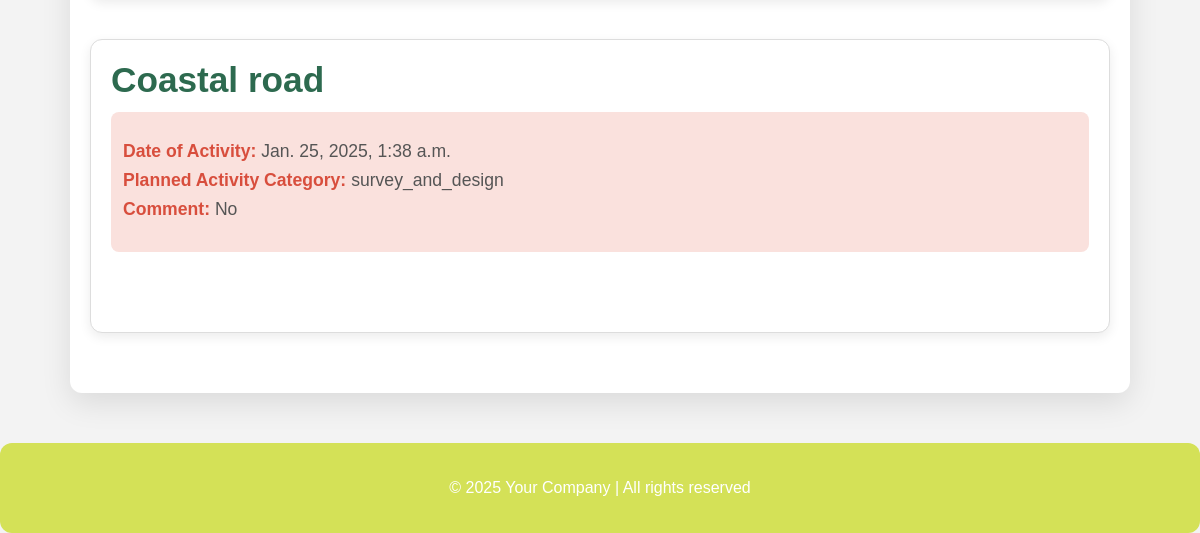
The app's page /report/ (lower part), older data.
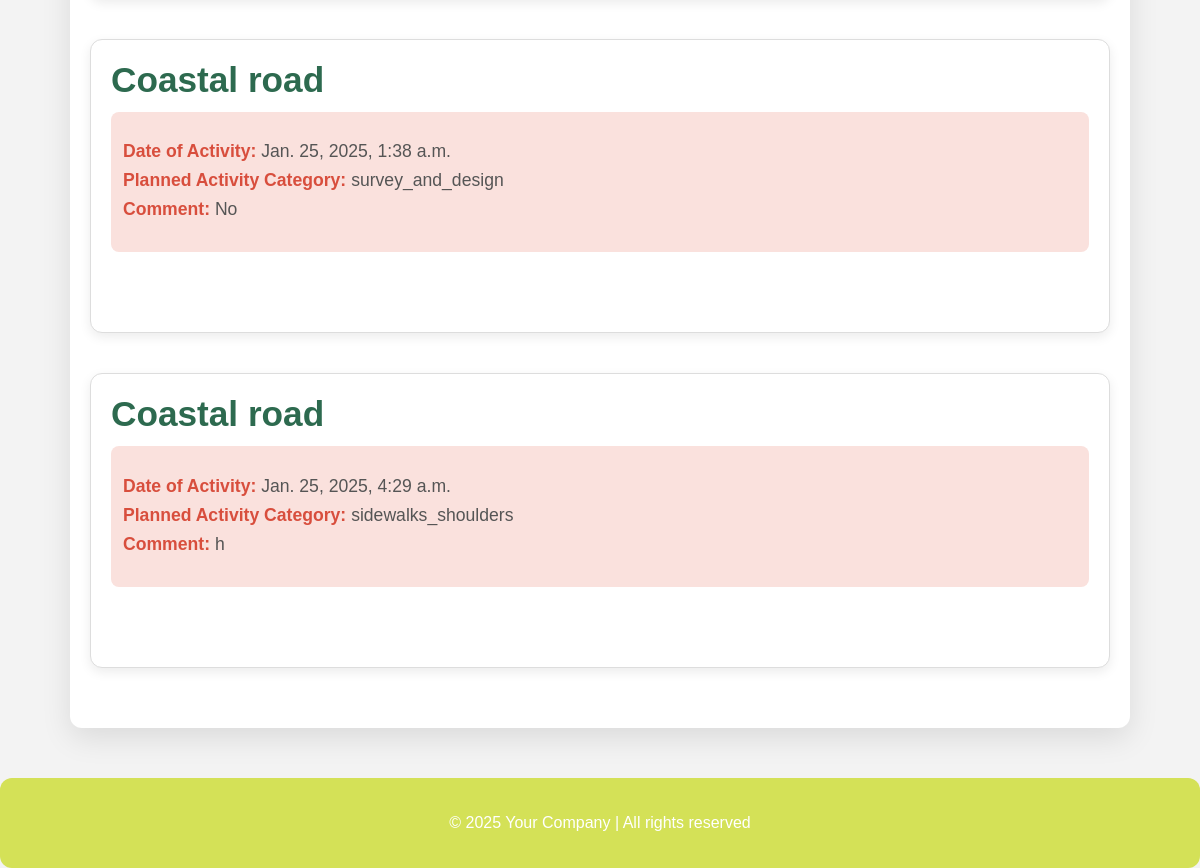
The same page, newer data.
### activities_report/models.py (models this page shows, shortened)
class Activities(models.Model):
    date_of_activity = models.DateTimeField(default=datetime.now())
    project_name = models.CharField(choices=choices.project_choice, max_length=100)
    planned_activity_category = models.CharField(choices=choices.activities_category, max_length=100, default=choices.activities_category[0])
    activity_type = models.CharField(choices=choices.activitiess, max_length=100, null=True)
    comment = models.TextField(null=True)
    chainage = models.CharField(choices=choices.chanage, max_length=100, null=True)
    chainage2 = models.CharField(choices=choices.chanage2, max_length=100, null=True)
    site_engineer = models.CharField(choices=choices.engineers, max_length=100, null=True)
    supervisor = models.CharField(choices=choices.supervisor, max_length=100, null=True)
    party = models.CharField(choices=choices.party, max_length=100, null=True)
    supervision = models.CharField(choices=choices.party, max_length=100, null=True)
    machines = models.CharField(choices=choices.machines, max_length=100, null=True)
    machines_source = models.CharField(choices=choices.sources, max_length=100, null=True)

### activities_report/views.py (the view)
# urls.py: path('report/', view_report, name='report'),
def view_report(request):
    activities = Activities.objects.all()
    return render(request, 'survey/view_reports.html', context={'activities': activities})

### activities_report/templates/survey/view_reports.html (shortened to what this page needs)
<!DOCTYPE html>
<html lang="en">
<head>
</head>
<body>
    <div class="container">
        {% for report in activities %}
        <div class="report">
            <div class="report-title">{{ report.project_name }}</div>
            <div class="report-header">
                <ul class="report-details">
                    <li><strong>Date of Activity:</strong> {{ report.date_of_activity }}</li>
                    <li><strong>Planned Activity Category:</strong> {{ report.planned_activity_category }}</li>
                    <li><strong>Comment:</strong> {{ report.comment }}</li>
                </ul>
            </div>
            <div class="gallery">
            </div>
        </div>
        {% endfor %}
    </div>
    <footer>
        <p>&copy; 2025 Your Company | All rights reserved</p>
    </footer>
</body>
</html>

### activities_report/templates/survey/view_reports.html (style rules this page uses)
body { font-family: 'Arial', sans-serif; margin: 0; padding: 0; background-color: #f3f3f3; color: #333; }
.container { width: 85%; max-width: 1200px; margin: 30px auto; padding: 20px; background: #ffffff; border-radius: 12px; box-shadow: 0 10px 30px rgba(0, 0, 0, 0.1); }
.report { margin-bottom: 40px; padding: 20px; border: 1px solid #ddd; border-radius: 12px; background-color: #fff; box-shadow: 0 4px 12px rgba(0, 0, 0, 0.08); }
.report-title { font-size: 2.2em; font-weight: 600; color: #2d6a4f; margin-bottom: 12px; }
.report-header { background-color: #fae1dd; padding: 12px; border-radius: 8px; margin-bottom: 20px; }
.report-header strong { font-weight: bold; color: #d84e3d; }
.report-details { list-style: none; padding: 0; margin-bottom: 20px; font-size: 1.1em; color: #555; }
.report-details li { margin-bottom: 8px; }
.gallery { display: grid; grid-template-columns: repeat(auto-fill, minmax(200px, 1fr)); gap: 16px; padding: 20px 0; }
footer { text-align: center; margin-top: 50px; padding: 20px; background-color: #d4e157; color: white; border-radius: 12px; }

Row changes from the older to the newer data that the page shows:
added Activities: project_name "Coastal road", date_of_activity "Jan. 25, 2025, 4:29 a.m.", planned_activity_category "sidewalks_shoulders", comment "h"
